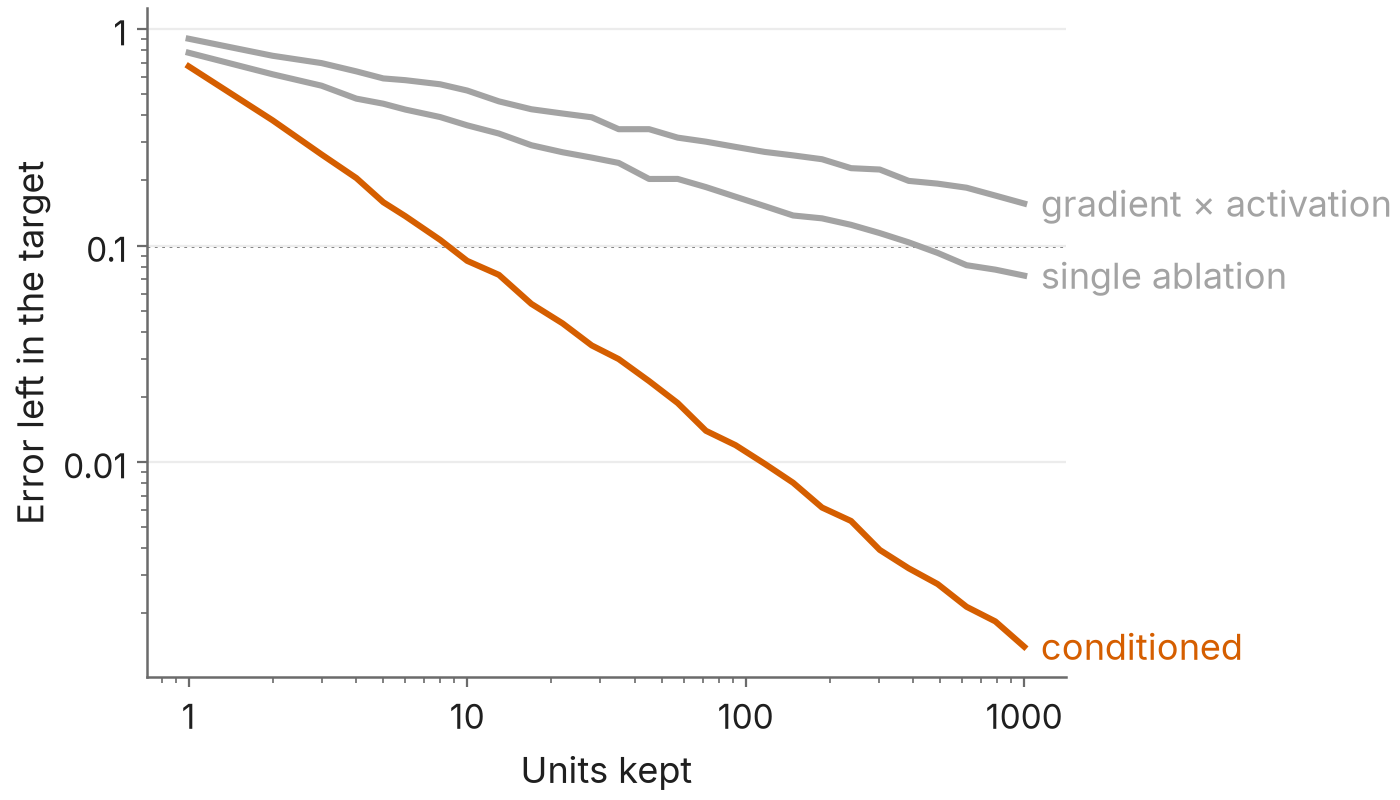

Write Python code to recreate this figure.
"""Line plot: one method highlighted, the rest grey, names at the line ends, no title.

Claim: the conditioned method needs far fewer units than the gradient baselines to bring the error under 0.1.
Caption (lives under the image, not in it): median error left in the target as units are kept, over 500
datapoints; dashed line at 0.1. Synthetic data.
"""
import os
import sys

import matplotlib.pyplot as plt
import numpy as np

sys.path.insert(0, os.path.expanduser("~/.claude/skills/figures"))
import figkit as fk

rng = np.random.default_rng(0)
k = np.unique(np.logspace(0, 3, 30).astype(int))
curves = {
    "gradient × activation": (0.9 * k ** -0.25, fk.GREY),
    "single ablation": (0.8 * k ** -0.35, fk.GREY),
    "conditioned": (0.7 * k ** -0.9, fk.ACCENT),
}
fk.use()
fig, ax = plt.subplots()
for name, (y, color) in curves.items():
    ax.plot(k, y * np.exp(rng.normal(0, 0.03, len(k))), color=color, label=name)
ax.axhline(0.1, color=fk.MUTED, lw=1, ls=":", zorder=0)
ax.set(xscale="log", yscale="log", xlabel="Units kept", ylabel="Error left in the target")
fk.plain_ticks(ax.xaxis)
fk.plain_ticks(ax.yaxis)
fk.label_lines(ax)
fk.save(fig, os.path.join(os.path.dirname(__file__), "line_direct_labels.png"))
